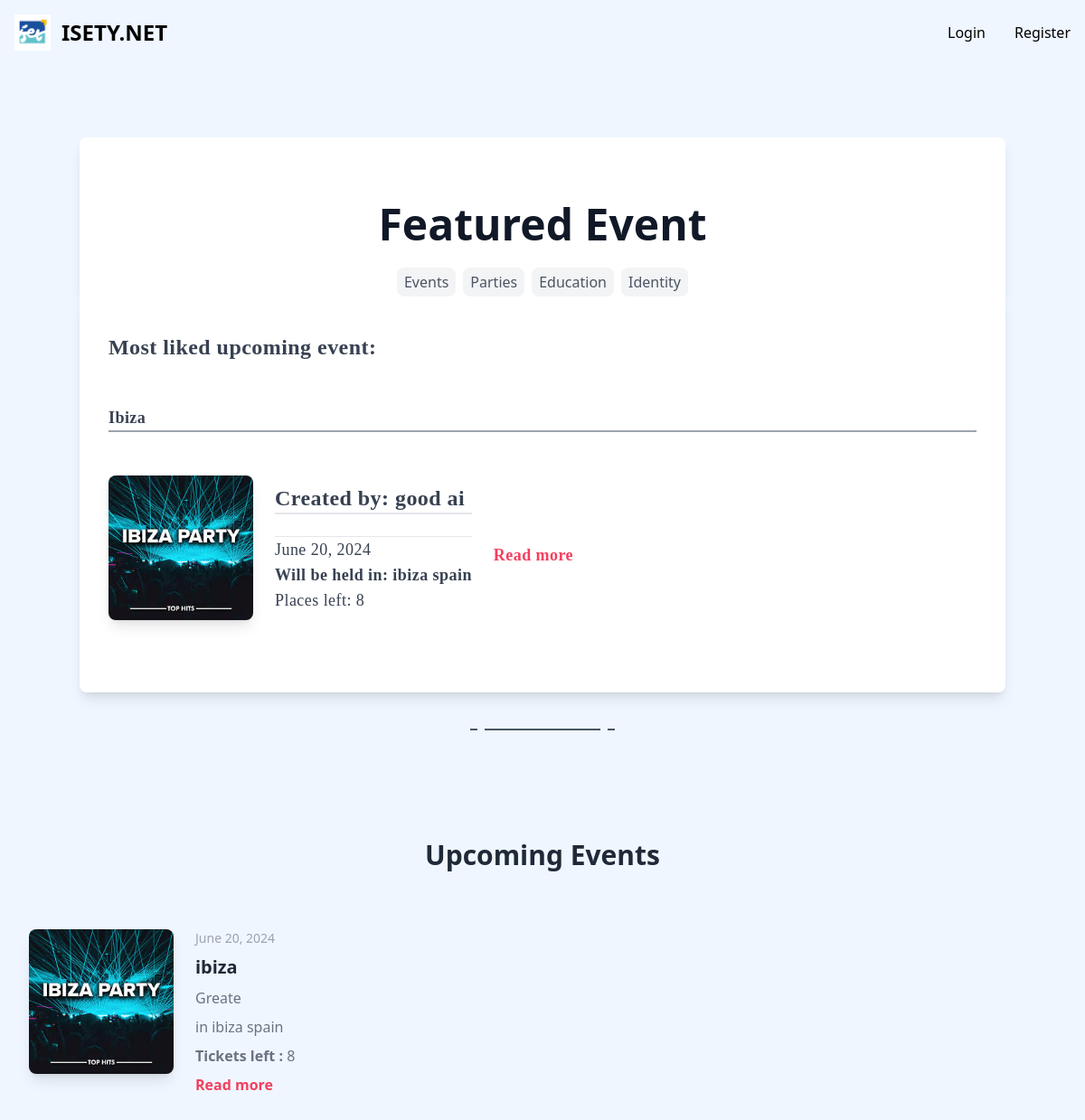
The page /event/ on the database as committed earlier.
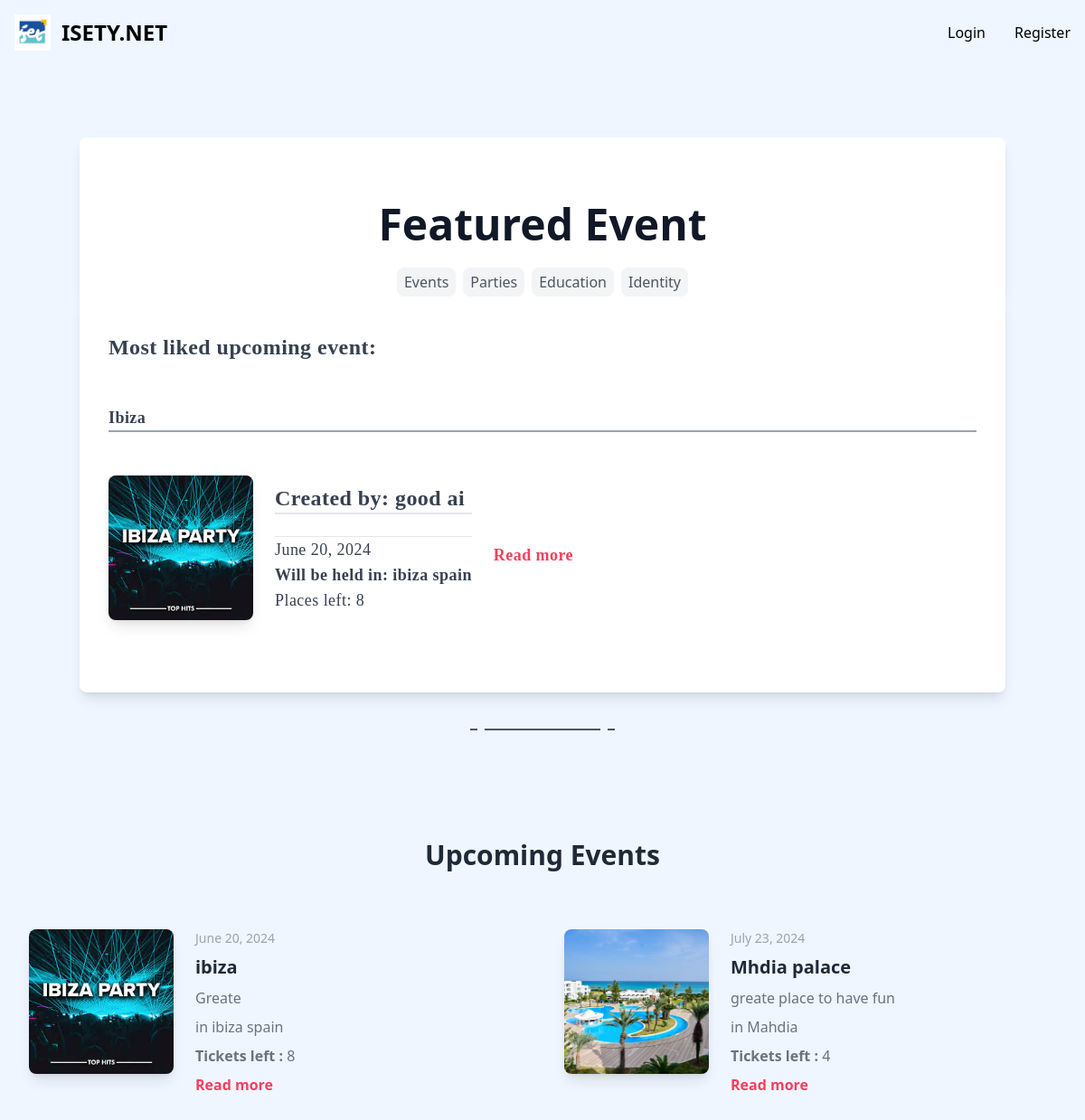
The same page on the database as committed later.
### isety/models.py (models this page shows, shortened)
class Evenement(models.Model):
    user = models.ForeignKey(User,on_delete=models.CASCADE)
    title = models.CharField(max_length=255)
    description = models.TextField()
    place = models.CharField(max_length=255)
    contact_Event = models.CharField(max_length=255)
    date_enev = models.DateField()
    heure_deb = models.TimeField()
    heure_fin = models.TimeField()
    place_dispo = models.IntegerField()
    img = models.ImageField(blank=True ,upload_to='event_photos')
    price = models.FloatField(default=0.0)
    interest = models.IntegerField(default=0)

class User(AbstractUser):
    username = None
    email = models.EmailField(_("email address"), unique=True)
    first_name = models.CharField(max_length=50)
    last_name = models.CharField(max_length=50)
    photo = models.ImageField(upload_to='user_photos', null=True, blank=True)
    telnum = models.CharField(max_length=8, default='00000000' ,null=True)
    friends = models.ManyToManyField("User", related_name='user_friends',blank=True)
    USERNAME_FIELD = "email"
    REQUIRED_FIELDS = []
    objects = CustomUserManager()

### isety/views.py (the view)
# urls.py: path('event/', views.event_list, name='event_list'),
def event_list(request):
    events = Evenement.objects.filter(date_enev__gte=timezone.now())
    past_events = Evenement.objects.filter(date_enev__lt=timezone.now())
    past_events.delete()
    most_liked_event = Evenement.objects.annotate(
        num_interests=Count('event_intrest')
    ).order_by('-num_interests').first()
    return render(request, 'event/event_list.html', {
        'events': events,
        'most_liked_event': most_liked_event
    })

### isety/context_processors.py (called while the page is built)
def notifications(request):
    if request.user.is_authenticated:
        notifications = Notification.objects.filter(recipient=request.user, is_read=False).order_by('-timestamp')
        friend_requests = FriendRequest.objects.filter(to_user=request.user, is_accepted=False)
    else:
        notifications = []
        friend_requests = []
    return {'notifications': notifications, 'friend_requests': friend_requests}

### isety/templates/event/event_list.html (shortened to what the changed rows need)
{% extends "base.html" %}
{% block content %}
<main>
  <article>
    <header class="mx-auto mt-20 max-w-screen-lg rounded-t-lg bg-white pt-16 text-center shadow-lg">
      <h1 class="mt-2 text-4xl font-bold text-gray-900 sm:text-5xl">Featured Event</h1>
    </header>
    {% if most_liked_event %}
    <div class="mx-auto max-w-screen-lg space-y-12 rounded-b-lg bg-white px-8 pt-10 pb-20 font-serif text-lg tracking-wide text-gray-700 sm:shadow-lg">
      <h2 class="text-2xl font-semibold">Most liked upcoming event:</h2>
      <p class="justify-items-center font-bold capitalize border-b-2 border-gray-400">{{ most_liked_event.title }}</p>
      <article class="flex flex-col items-center gap-4 md:flex-row lg:gap-6">
        <a href="{% url 'event_detail' id=most_liked_event.id %}" class="group shrink-0 relative block h-56 w-full self-start overflow-hidden rounded-lg bg-gray-100 shadow-lg md:h-24 md:w-24 lg:h-40 lg:w-40">
          <img src="{{ most_liked_event.img.url }}" class="group-hover:scale-110 absolute inset-0 h-full w-full object-cover transition duration-200" />
        </a>
        <div>
          <h1 class="mb-6 border-b-2 font-bold text-2xl">Created by: {{ most_liked_event.user.first_name }}</h1>
          <hr>
          <p>{{ most_liked_event.date_enev }}</p>
          <p class="font-bold">Will be held in: {{ most_liked_event.place }}</p>
          <p>Places left: {{ most_liked_event.place_dispo }}</p>
        </div>
        <div class="mt-4">
          <a href="{% url 'event_detail' id=most_liked_event.id %}" class="active:text-rose-700 font-semibold text-rose-500 transition duration-100 hover:text-rose-600">Read more</a>
        </div>
      </article>
    </div>
    {% else %}
    <p class="text-center text-lg font-semibold text-gray-700">No upcoming events found.</p>
    {% endif %}
  </article>
</main>
<aside aria-label="Recent Posts" class="mx-auto mt-10 max-w-screen-xl py-20">
  <div class="mx-auto max-w-screen-xl px-4 md:px-8">
    <div class="mb-10 md:mb-16">
      <h2 class="mb-4 text-center text-2xl font-bold text-gray-800 md:mb-6 lg:text-3xl">Upcoming Events</h2>
    </div>
    <div class="grid gap-8 sm:grid-cols-2 sm:gap-12 lg:grid-cols-2 xl:grid-cols-2 xl:gap-16">
      {% for event in events %}
      <article class="flex flex-col items-center gap-4 md:flex-row lg:gap-6">
        <a href="{% url 'event_detail' id=event.id %}" class="group shrink-0 relative block h-56 w-full self-start overflow-hidden rounded-lg bg-gray-100 shadow-lg md:h-24 md:w-24 lg:h-40 lg:w-40">
          <img src="{{event.img.url}}" loading="lazy" alt="" class="group-hover:scale-110 absolute inset-0 h-full w-full object-cover object-center transition duration-200" />
        </a>
        <div class="flex flex-col gap-2">
          <span class="text-sm text-gray-400">{{ event.date_enev }}</span>
          <h2 class="text-xl font-bold text-gray-800">
            <a href="#" class="active:text-rose-600 transition duration-100 hover:text-rose-500">{{event.title}}</a>
          </h2>
          <p class="text-gray-500">{{event.description}}</p>
            <p class="text-gray-500">in {{event.place}}</p>
            <p class="text-gray-500"><strong>Tickets left  :</strong> {{event.place_dispo}}</p>
          <div>
            <a href="{% url 'event_detail' id=event.id %}" class="active:text-rose-700 font-semibold text-rose-500 transition duration-100 hover:text-rose-600">Read more</a>
          </div>
        </div>
      </article>
        {% endfor %}
    </div>
  </div>
</aside>
{% endblock %}

Rows that differ between the two databases and show on the page:
added Evenement: img (picture), date_enev "July 23, 2024", title "Mhdia palace", description "greate place to have fun", place "Mahdia", place_dispo "4"
